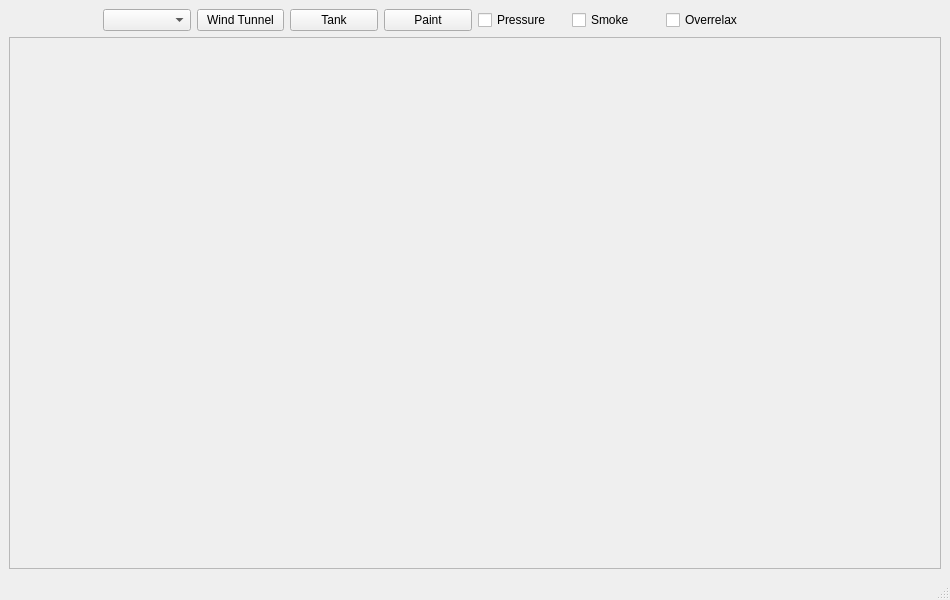
<?xml version="1.0" encoding="UTF-8"?>
<ui version="4.0">
 <class>MainWindow</class>
 <widget class="QMainWindow" name="MainWindow">
  <property name="geometry">
   <rect>
    <x>0</x>
    <y>0</y>
    <width>950</width>
    <height>600</height>
   </rect>
  </property>
  <property name="windowTitle">
   <string>MainWindow</string>
  </property>
  <widget class="QWidget" name="centralwidget">
   <layout class="QGridLayout" name="gridLayout">
    <item row="1" column="0" colspan="10">
     <widget class="QFrame" name="frame">
      <property name="frameShape">
       <enum>QFrame::StyledPanel</enum>
      </property>
      <property name="frameShadow">
       <enum>QFrame::Raised</enum>
      </property>
     </widget>
    </item>
    <item row="0" column="6">
     <widget class="QCheckBox" name="Smoke">
      <property name="text">
       <string>Smoke</string>
      </property>
     </widget>
    </item>
    <item row="0" column="7">
     <widget class="QCheckBox" name="Overrelax">
      <property name="text">
       <string>Overrelax</string>
      </property>
     </widget>
    </item>
    <item row="0" column="5">
     <widget class="QCheckBox" name="Pressure">
      <property name="text">
       <string>Pressure</string>
      </property>
     </widget>
    </item>
    <item row="0" column="4">
     <widget class="QPushButton" name="Paint">
      <property name="text">
       <string>Paint</string>
      </property>
     </widget>
    </item>
    <item row="0" column="3">
     <widget class="QPushButton" name="Tank">
      <property name="text">
       <string>Tank</string>
      </property>
     </widget>
    </item>
    <item row="0" column="2">
     <widget class="QPushButton" name="WindTunnel">
      <property name="text">
       <string>Wind Tunnel</string>
      </property>
     </widget>
    </item>
    <item row="0" column="1">
     <widget class="QComboBox" name="ShapesBox"/>
    </item>
   </layout>
  </widget>
  <widget class="QMenuBar" name="menubar">
   <property name="geometry">
    <rect>
     <x>0</x>
     <y>0</y>
     <width>950</width>
     <height>24</height>
    </rect>
   </property>
  </widget>
  <widget class="QStatusBar" name="statusbar"/>
 </widget>
 <resources/>
 <connections/>
</ui>
